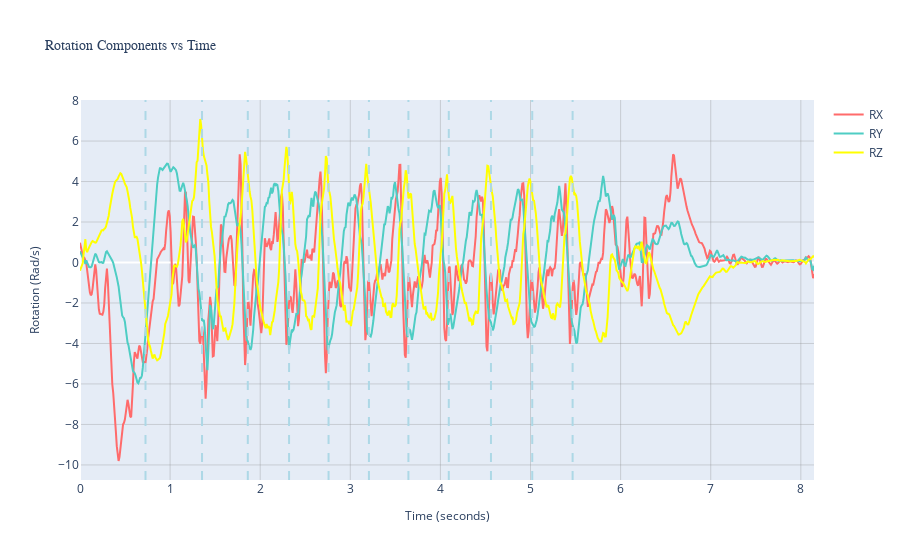

Write notebook code for a chart like this one.
### Code cell
# Create the figure for rotation components
fig_rotation = go.Figure()

fig_rotation.add_trace(go.Scatter(
    x=data['Time'], 
    y=data['RX'],
    mode='lines',
    name='RX',  # This creates the legend label
    line=dict(color=colors['X'], width=2)
))
fig_rotation.add_trace(go.Scatter(
    x=data['Time'], 
    y=data['RY'],
    mode='lines',
    name='RY',
    line=dict(color=colors['Y'], width=2)
))
fig_rotation.add_trace(go.Scatter(
    x=data['Time'], 
    y=data['RZ'],
    mode='lines',
    name='RZ',
    line=dict(color=colors['Z'], width=2)
))
for jump_time in jumped_times:
    fig_rotation.add_vline(
        x=jump_time, 
        line_dash="dash", 
        line_color="lightblue",
    )
# Update layout (equivalent to set_xlabel, set_ylabel, set_title, grid)
fig_rotation.update_layout(
    title=dict(
        text='Rotation Components vs Time',
        font=dict(size=14, family="Arial Black")  # Bold equivalent
    ),
    xaxis_title=dict(text='Time (seconds)', font=dict(size=12)),
    yaxis_title=dict(text='Rotation (Rad/s)', font=dict(size=12)),
    showlegend=True,  # Legend is shown by default
    xaxis=dict(showgrid=True, gridcolor='rgba(128,128,128,0.3)'),
    yaxis=dict(showgrid=True, gridcolor='rgba(128,128,128,0.3)')
)

# Show the plot
fig_rotation.show()

### Figure 1 — Plotly figure (JSON) as saved in the notebook; plotly's stock layout.template omitted (floating-point values rounded to 4 significant figures; data arrays with more than 128 entries replaced by an {"elided": "..."} marker saying what was removed)
{"data": [{"line": {"color": "#FF6B6B", "width": 2}, "mode": "lines", "name": "RX", "type": "scatter", "x": {"elided": "819 float values"}, "y": {"elided": "819 float values"}}, {"line": {"color": "#4ECDC4", "width": 2}, "mode": "lines", "name": "RY", "type": "scatter", "x": {"elided": "819 float values"}, "y": {"elided": "819 float values"}}, {"line": {"color": "yellow", "width": 2}, "mode": "lines", "name": "RZ", "type": "scatter", "x": {"elided": "819 float values"}, "y": {"elided": "819 float values"}}], "layout": {"shapes": [{"line": {"color": "lightblue", "dash": "dash"}, "type": "line", "x0": 0.727, "x1": 0.727, "xref": "x", "y0": 0, "y1": 1, "yref": "y domain"}, {"line": {"color": "lightblue", "dash": "dash"}, "type": "line", "x0": 1.354, "x1": 1.354, "xref": "x", "y0": 0, "y1": 1, "yref": "y domain"}, {"line": {"color": "lightblue", "dash": "dash"}, "type": "line", "x0": 1.862, "x1": 1.862, "xref": "x", "y0": 0, "y1": 1, "yref": "y domain"}, {"line": {"color": "lightblue", "dash": "dash"}, "type": "line", "x0": 2.32, "x1": 2.32, "xref": "x", "y0": 0, "y1": 1, "yref": "y domain"}, {"line": {"color": "lightblue", "dash": "dash"}, "type": "line", "x0": 2.759, "x1": 2.759, "xref": "x", "y0": 0, "y1": 1, "yref": "y domain"}, {"line": {"color": "lightblue", "dash": "dash"}, "type": "line", "x0": 3.207, "x1": 3.207, "xref": "x", "y0": 0, "y1": 1, "yref": "y domain"}, {"line": {"color": "lightblue", "dash": "dash"}, "type": "line", "x0": 3.645, "x1": 3.645, "xref": "x", "y0": 0, "y1": 1, "yref": "y domain"}, {"line": {"color": "lightblue", "dash": "dash"}, "type": "line", "x0": 4.093, "x1": 4.093, "xref": "x", "y0": 0, "y1": 1, "yref": "y domain"}, {"line": {"color": "lightblue", "dash": "dash"}, "type": "line", "x0": 4.561, "x1": 4.561, "xref": "x", "y0": 0, "y1": 1, "yref": "y domain"}, {"line": {"color": "lightblue", "dash": "dash"}, "type": "line", "x0": 5.019, "x1": 5.019, "xref": "x", "y0": 0, "y1": 1, "yref": "y domain"}, {"line": {"color": "lightblue", "dash": "dash"}, "type": "line", "x0": 5.467, "x1": 5.467, "xref": "x", "y0": 0, "y1": 1, "yref": "y domain"}], "showlegend": true, "title": {"font": {"family": "Arial Black", "size": 14}, "text": "Rotation Components vs Time"}, "xaxis": {"gridcolor": "rgba(128,128,128,0.3)", "showgrid": true, "title": {"font": {"size": 12}, "text": "Time (seconds)"}}, "yaxis": {"gridcolor": "rgba(128,128,128,0.3)", "showgrid": true, "title": {"font": {"size": 12}, "text": "Rotation (Rad/s)"}}}}
